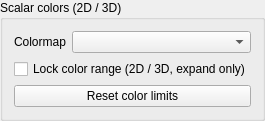
<?xml version="1.0" encoding="UTF-8"?>
<ui version="4.0">
 <class>ColorSettings</class>
 <widget class="QGroupBox" name="ColorSettings">
  <layout class="QFormLayout" name="display">
   <item row="0" column="0">
    <widget class="QLabel" name="colormap_2_label">
     <property name="text">
      <string>Colormap</string>
     </property>
     <property name="buddy">
      <cstring>colormap</cstring>
     </property>
    </widget>
   </item>
   <item row="0" column="1">
    <widget class="NoWheelComboBox" name="colormap" />
   </item>
   <item row="1" column="0" colspan="2">
    <widget class="QCheckBox" name="color_range_lock">
     <property name="text">
      <string>Lock color range (2D / 3D, expand only)</string>
     </property>
     <property name="toolTip">
      <string>Shared by 2D/3D across matrix/channel switches. Minimum can only decrease; maximum can only increase. Turn off to restore each channel's own bounds; turn on again to start a new range. Original image colors and solid-color overlays do not contribute.</string>
     </property>
    </widget>
   </item>
   <item row="2" column="0" colspan="2">
    <widget class="QPushButton" name="reset_limits">
     <property name="text">
      <string>Reset color limits</string>
     </property>
    </widget>
   </item>
  </layout>
  <property name="title">
   <string>Scalar colors (2D / 3D)</string>
  </property>
 </widget>
 <customwidgets>
  <customwidget>
   <class>NoWheelComboBox</class>
   <extends>QComboBox</extends>
   <header>utils.qt_widgets</header>
  </customwidget>
 </customwidgets>
 <resources />
 <connections />
</ui>
